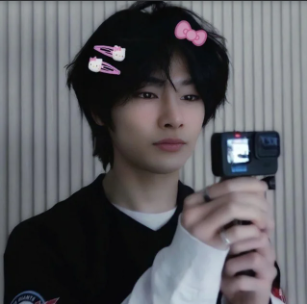
#> input picture tarefa3/sources/jeongin.png, 307 x 304 px, found by its file name
$ python 1_juntar_imgs.py
#> lines starting #> are read from the running program, lines starting #| are printed output that depends on the picture
import cv2

original_img = cv2.imread('tarefa3/sources/jeongin.png')
#> original_img is the input picture: shape (304, 307, 3); mean B, G, R 95.3, 91, 91.2
mask_img = cv2.imread('tarefa3/sources/jeongin_pintado.png')
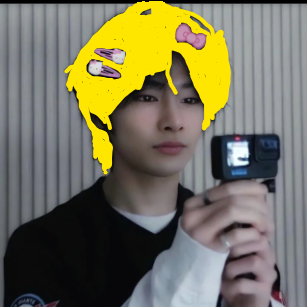
#> input picture tarefa3/sources/jeongin_pintado.png, 307 x 307 px, found by its file name
#> mask_img is the input picture: shape (307, 307, 3); mean B, G, R 91.8, 115.6, 118.9

original_height, original_width = original_img.shape[:2]
#> original_height = 304; original_width = 307
mask_img = cv2.resize(mask_img, (original_width, original_height)) # redimensiona para que as imagens fiquem iguais em dimensao
#> mask_img: shape (304, 307, 3)

# fazer o blending
# realiza a soma ponderada das imagens - soma os pixels e gera um novo pixel, para a terceira imagem
# define pesos pra gerar translucidez entre as imagens, reduzindo a intensidade de cada pixel em todos os canais
# o último parametro é o gama, que está zerado
blended_img = cv2.addWeighted(mask_img, 0.2, original_img, 0.8, 0)
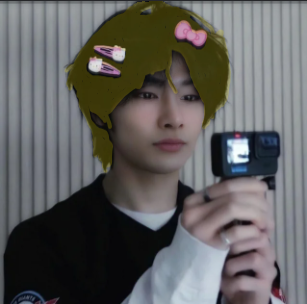
#> blended_img: shape (304, 307, 3); mean B, G, R 94.5, 95.9, 96.7

output_path = 'tarefa3/sources/jeongin_loiro.png'
cv2.imwrite(output_path, blended_img)
print(f"Imagem com cabelo colorido salva em: {output_path}")
